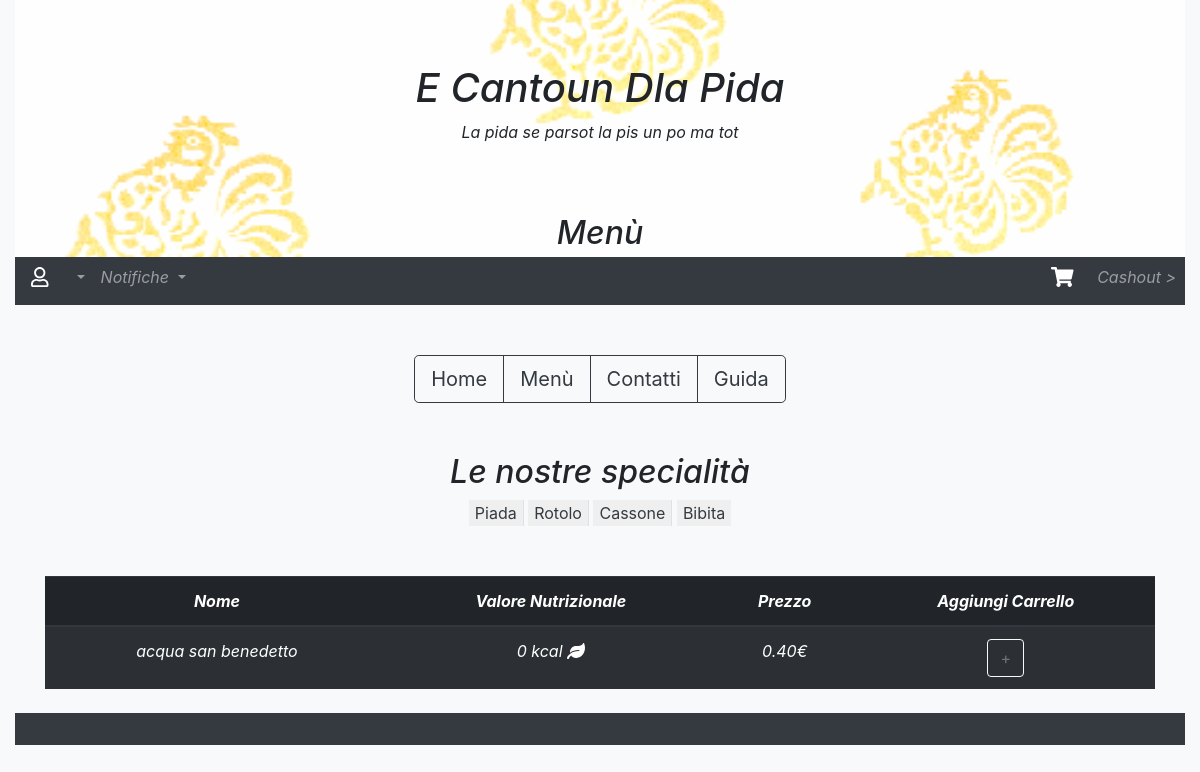
/menu.php?bibita, run on the app's committed database.
### tables this page shows
CREATE TABLE `bibita` (
  `id` int(10) UNSIGNED NOT NULL,
  `categoria` int(10) UNSIGNED NOT NULL DEFAULT '4',
  `nome` varchar(32) NOT NULL,
  `dimensione` float NOT NULL,
  `calorie` int(11) NOT NULL,
  `healthy` tinyint(1) NOT NULL,
  `prezzo` decimal(3,2) NOT NULL
);

### php/show_menu.php (the view, shortened to what this page needs)
<?php function showBibita(){?>
  <div class="col-sm-12">
    <div class="container">
      <div class="table-responsive">
      <table class="table table-dark table-striped text-center">
        <thead>
          <tr>
            <th id="nome">Nome</th>
            <th id="valore nutrizionale">Valore Nutrizionale</th>
            <th id="prezzo">Prezzo</th>
            <th id="add">Aggiungi Carrello</th>
          </tr>
        </thead>
        <?php
      $servername = "localhost";
      $username = "root";
      $password = "";
      $dbname = "ecantoun";
      $conn = new mysqli($servername, $username, $password, $dbname);
        $sql = "SELECT id, categoria, nome, prezzo, calorie, healthy FROM bibita ";
        $result = $conn->query($sql);
        if ($result->num_rows > 0) {?>
          <tbody>
            <?php
              while($row = $result->fetch_assoc()) {?>
                <tr><form action="php/addCart.php" method="post"><?php
                ?> <td headers="nome"><?php echo $row["nome"] ?> <input type="hidden" name="id" value="<?php echo $row["id"] ?> ">
                  <input type="hidden" name="categoria" value="<?php echo $row["categoria"] ?> "> <input type="hidden" name="prodotto" value="<?php echo $row["nome"] ?> "> </td><?php
                ?> <td headers="valore nutrizionale"><?php echo $row["calorie"] . " kcal"; if($row["healthy"]==1){ ?> <i class="fas fa-leaf"></i> <?php } ?></td><?php
                ?> <td headers="prezzo"><?php echo $row["prezzo"] . "€" ?><input type="hidden" name="prezzo" value="<?php echo $row["prezzo"] ?>"> </td>
                <td headers="add"><input type="submit" class="btn btn-outline-light text-muted" name="addCart"  value="+" ></td>
                </form></tr> <?php
              }
          ?>
        </tbody> <?php } ?>
        </table>
      </div>
      </div>
    </div> <?php
  }
?>

### css/alto.css (style rules this page uses)
body { font-style: italic; }

### data on the page
bibita: nome "acqua san benedetto", calorie "0", healthy 1 (drawn), prezzo "0.40"
